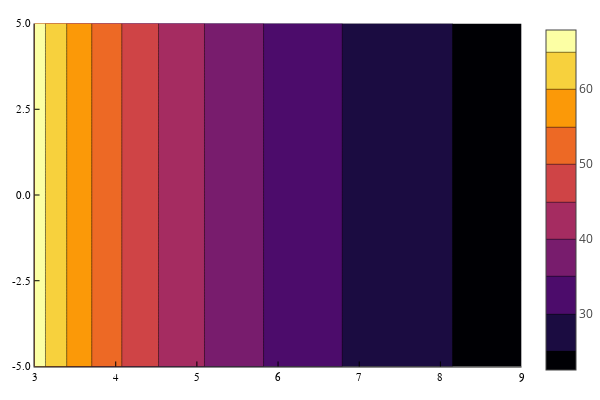

Notebook source saved alongside this figure:
### Code cell
contour(rgrid, zgrid, field', levels=nl, linewidth=0, fillrange=true)

### Figure 1 — Plotly figure (JSON) as saved in the notebook; plotly's stock layout.template omitted (floating-point values rounded to 4 significant figures; data arrays with more than 128 entries replaced by an {"elided": "..."} marker saying what was removed)
{"data": [{"colorbar": {"title": ""}, "colorscale": [[0, "rgba(0, 0, 4, 1.000)"], [0.03448, "rgba(4, 3, 20, 1.000)"], [0.06897, "rgba(13, 8, 41, 1.000)"], [0.1034, "rgba(24, 12, 60, 1.000)"], [0.1379, "rgba(38, 12, 81, 1.000)"], [0.1724, "rgba(54, 9, 97, 1.000)"], [0.2069, "rgba(69, 10, 105, 1.000)"], [0.2414, "rgba(84, 15, 109, 1.000)"], [0.2759, "rgba(97, 19, 110, 1.000)"], [0.3103, "rgba(111, 25, 110, 1.000)"], [0.3448, "rgba(125, 30, 109, 1.000)"], [0.3793, "rgba(140, 35, 105, 1.000)"], [0.4138, "rgba(154, 40, 101, 1.000)"], [0.4483, "rgba(166, 45, 96, 1.000)"], [0.4828, "rgba(180, 51, 89, 1.000)"], [0.5172, "rgba(193, 58, 80, 1.000)"], [0.5517, "rgba(206, 67, 71, 1.000)"], [0.5862, "rgba(216, 76, 62, 1.000)"], [0.6207, "rgba(226, 87, 52, 1.000)"], [0.6552, "rgba(235, 100, 41, 1.000)"], [0.6897, "rgba(241, 115, 29, 1.000)"], [0.7241, "rgba(247, 130, 18, 1.000)"], [0.7586, "rgba(250, 144, 8, 1.000)"], [0.7931, "rgba(252, 161, 8, 1.000)"], [0.8276, "rgba(252, 178, 22, 1.000)"], [0.8621, "rgba(250, 196, 42, 1.000)"], [0.8966, "rgba(246, 213, 67, 1.000)"], [0.931, "rgba(243, 229, 93, 1.000)"], [0.9655, "rgba(242, 244, 130, 1.000)"], [1, "rgba(252, 255, 164, 1.000)"]], "contours": {"coloring": "fill", "showlabels": false}, "hoverinfo": "none", "name": "y1", "ncontours": 12, "showlegend": false, "showscale": true, "type": "contour", "x": [3, 3.061, 3.121, 3.182, 3.242, 3.303, 3.364, 3.424, 3.485, 3.545, 3.606, 3.667, 3.727, 3.788, 3.848, 3.909, 3.97, 4.03, 4.091, 4.152, 4.212, 4.273, 4.333, 4.394, 4.455, 4.515, 4.576, 4.636, 4.697, 4.758, 4.818, 4.879, 4.939, 5, 5.061, 5.121, 5.182, 5.242, 5.303, 5.364, 5.424, 5.485, 5.545, 5.606, 5.667, 5.727, 5.788, 5.848, 5.909, 5.97, 6.03, 6.091, 6.152, 6.212, 6.273, 6.333, 6.394, 6.455, 6.515, 6.576, 6.636, 6.697, 6.758, 6.818, 6.879, 6.939, 7, 7.061, 7.121, 7.182, 7.242, 7.303, 7.364, 7.424, 7.485, 7.545, 7.606, 7.667, 7.727, 7.788, 7.848, 7.909, 7.97, 8.03, 8.091, 8.152, 8.212, 8.273, 8.333, 8.394, 8.455, 8.515, 8.576, 8.636, 8.697, 8.758, 8.818, 8.879, 8.939, 9], "xaxis": "x1", "y": [-5, -4.916, -4.832, -4.748, -4.664, -4.58, -4.496, -4.412, -4.328, -4.244, -4.16, -4.076, -3.992, -3.908, -3.824, -3.739, -3.655, -3.571, -3.487, -3.403, -3.319, -3.235, -3.151, -3.067, -2.983, -2.899, -2.815, -2.731, -2.647, -2.563, -2.479, -2.395, -2.311, -2.227, -2.143, -2.059, -1.975, -1.891, -1.807, -1.723, -1.639, -1.555, -1.471, -1.387, -1.303, -1.218, -1.134, -1.05, -0.9664, -0.8824, -0.7983, -0.7143, -0.6303, -0.5462, -0.4622, -0.3782, -0.2941, -0.2101, -0.1261, -0.04202, 0.04202, 0.1261, 0.2101, 0.2941, 0.3782, 0.4622, 0.5462, 0.6303, 0.7143, 0.7983, 0.8824, 0.9664, 1.05, 1.134, 1.218, 1.303, 1.387, 1.471, 1.555, 1.639, 1.723, 1.807, 1.891, 1.975, 2.059, 2.143, 2.227, 2.311, 2.395, 2.479, 2.563, 2.647, 2.731, 2.815, 2.899, 2.983, 3.067, 3.151, 3.235, 3.319, 3.403, 3.487, 3.571, 3.655, 3.739, 3.824, 3.908, 3.992, 4.076, 4.16, 4.244, 4.328, 4.412, 4.496, 4.58, 4.664, 4.748, 4.832, 4.916, 5], "yaxis": "y1", "z": {"elided": "120x100 float values"}, "zmax": 67.91, "zmin": 22.64}], "layout": {"annotations": [], "height": 400, "legend": {"bgcolor": "rgba(255, 255, 255, 1.000)", "bordercolor": "rgba(0, 0, 0, 1.000)", "font": {"color": "rgba(0, 0, 0, 1.000)", "family": "sans-serif", "size": 11}, "tracegroupgap": 0, "x": 1, "y": 1}, "margin": {"b": 20, "l": 0, "r": 0, "t": 20}, "paper_bgcolor": "rgba(255, 255, 255, 1.000)", "plot_bgcolor": "rgba(255, 255, 255, 1.000)", "showlegend": true, "width": 600, "xaxis": {"anchor": "y1", "domain": [0.06582, 0.9934], "gridcolor": "rgba(0, 0, 0, 0.100)", "gridwidth": 0.5, "linecolor": "rgba(0, 0, 0, 1.000)", "mirror": false, "range": [3, 9], "showgrid": true, "showline": true, "showticklabels": true, "tickangle": 0, "tickcolor": "rgb(0, 0, 0)", "tickfont": {"color": "rgba(0, 0, 0, 1.000)", "family": "sans-serif", "size": 11}, "tickmode": "array", "ticks": "inside", "ticktext": ["3", "4", "5", "6", "7", "8", "9"], "tickvals": [3, 4, 5, 6, 7, 8, 9], "title": "", "titlefont": {"color": "rgba(0, 0, 0, 1.000)", "family": "sans-serif", "size": 15}, "type": "-", "visible": true, "zeroline": false, "zerolinecolor": "rgba(0, 0, 0, 1.000)"}, "yaxis": {"anchor": "x1", "domain": [0.03762, 0.9902], "gridcolor": "rgba(0, 0, 0, 0.100)", "gridwidth": 0.5, "linecolor": "rgba(0, 0, 0, 1.000)", "mirror": false, "range": [-5, 5], "showgrid": true, "showline": true, "showticklabels": true, "tickangle": 0, "tickcolor": "rgb(0, 0, 0)", "tickfont": {"color": "rgba(0, 0, 0, 1.000)", "family": "sans-serif", "size": 11}, "tickmode": "array", "ticks": "inside", "ticktext": ["-5.0", "-2.5", "0.0", "2.5", "5.0"], "tickvals": [-5, -2.5, 0, 2.5, 5], "title": "", "titlefont": {"color": "rgba(0, 0, 0, 1.000)", "family": "sans-serif", "size": 15}, "type": "-", "visible": true, "zeroline": false, "zerolinecolor": "rgba(0, 0, 0, 1.000)"}}}
